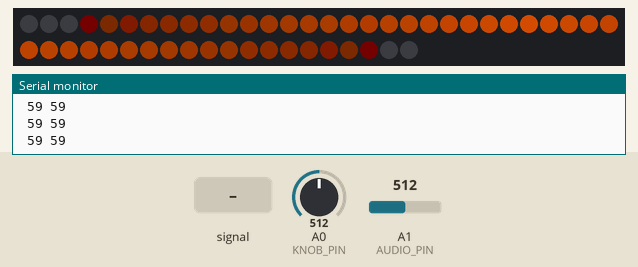
The sketch below on a simulated Arduino Uno, built with avr-gcc and run on an emulated ATmega328P. Shown: 50 RGB LEDs in strip order, left to right, continuing on the next row, the last lines printed to the serial monitor. The test bench sets the inputs (shaded band); at power-on: A0 (KNOB_PIN) = 512, A1 (AUDIO_PIN) = 512. Dim RGB values are drawn brighter than linear; the strip is taken to match the declared colour order.

Above: at 1.2 s.
1.3 s: A1 (AUDIO_PIN) fed a 2 Hz sine of ±306 counts around its level
At 2.4 s:
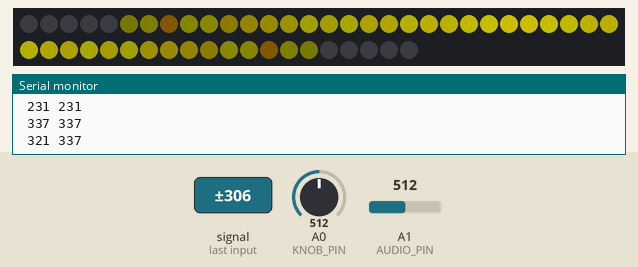
2.9 s: A0 (KNOB_PIN) set to 6
At 4.1 s:
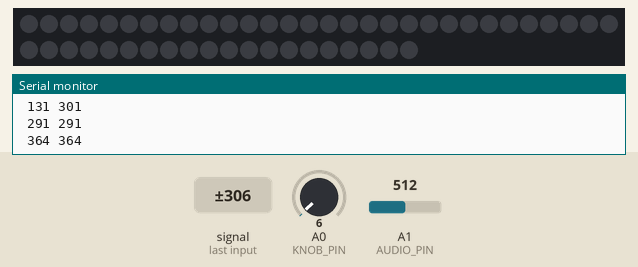
4.4 s: A1 (AUDIO_PIN) set to 803
5.9 s: A1 (AUDIO_PIN) set to 830
At 6.7 s:
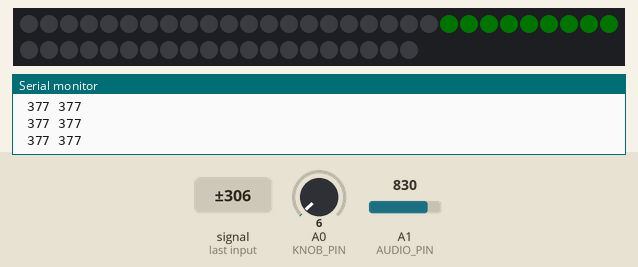
7.4 s: A0 (KNOB_PIN) set to 25
At 10.25 s:
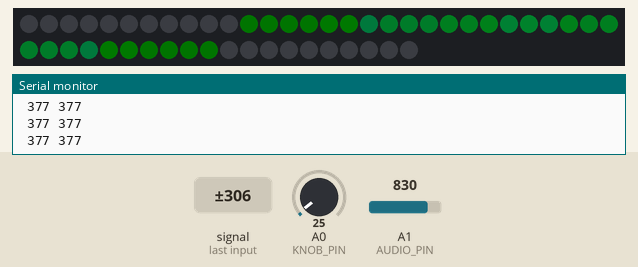
10.4 s: A1 (AUDIO_PIN) fed a 200 Hz sine of ±81 counts around its level
At 12.3 s:
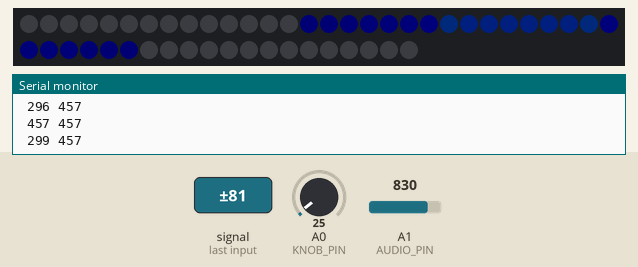

The sketch:

analog_in_test.ino
```cpp
//Program by Michael Bartlett

//Libraries
#include <Adafruit_NeoPixel.h>  //Library to simplify interacting with the LED strand
//#include <Filters.h>
#ifdef __AVR__
#include <avr/power.h>   //Includes the library for power reduction registers if your chip supports them.
#endif                   //More info: http://www.nongnu.org/avr-libc/user-manual/group__avr__power.htlm

//Constants (change these as necessary)
#define LED_PIN   6  //Pin for the pixel strand. Does not have to be analog.
#define LED_TOTAL 50  //Change this to the number of LEDs in your strand.
#define LED_HALF  LED_TOTAL/2
#define AUDIO_PIN A1  //Pin for the envelope of the sound detector
#define KNOB_PIN  A0  //Pin for the trimpot 10K


// defines for setting and clearing register bits
#ifndef cbi
#define cbi(sfr, bit) (_SFR_BYTE(sfr) &= ~_BV(bit))
#endif
#ifndef sbi
#define sbi(sfr, bit) (_SFR_BYTE(sfr) |= _BV(bit))
#endif

//////////<Globals>
//  These values either need to be remembered from the last pass of loop() or
//  need to be accessed by several functions in one pass, so they need to be global.

Adafruit_NeoPixel strand = Adafruit_NeoPixel(LED_TOTAL, LED_PIN, NEO_RGB + NEO_KHZ800);  //LED strand objetc

int gradient = 0; //Used to iterate and loop through each color palette gradually

int num_values = 3;

int recent_volumes[] = {0, 0, 0};
int max_val = 0;

int num_samples = 0;

int volume = 0;    //Holds the volume level read from the sound detector.
int last = 0;      //Holds the value of volume from the previous loop() pass.

float maxVol = 15;     //Holds the largest volume recorded thus far to proportionally adjust the visual's responsiveness.
float knob = 1023.0;   //Holds the percentage of how twisted the trimpot is. Used for adjusting the max brightness.
float avgVol = 0;      //Holds the "average" volume-level to proportionally adjust the visual experience.
float avgBump = 0;     //Holds the "average" volume-change to trigger a "bump."

bool bump = false;     //Used to pass if there was a "bump" in volume

//float filterFrequency = 5.0;
//FilterOnePole lowpassFilter( LOWPASS, filterFrequency );

//////////</Globals>


//////////<Standard Functions>

void setup() {    //Like it's named, this gets ran before any other function.

  Serial.begin(115200); //Sets data rate for serial data transmission.

  strand.begin(); //Initialize the LED strand object.
  strand.show();  //Show a blank strand, just to get the LED's ready for use.
}


void loop() {  //This is where the magic happens. This loop produces each frame of the visual.
  int raw_volume = analogRead(AUDIO_PIN);       //Record the volume level from the sound detector
  raw_volume = abs(raw_volume-503)+50;
//  volume = get_envelope(raw_volume);
  ////
  recent_volumes[num_samples%num_values] = raw_volume;
  max_val = 0;
  for(int i; i < num_values; i++){
    if (max_val < recent_volumes[i]){
       max_val = recent_volumes[i];
//       Serial.println(max_val);
    }
  }
  volume = max_val;
  ////
  num_samples++;
//  volume = envelopeFilter(raw_volume);
//  volume = lowpassFilter.input((float)raw_volume);
  Serial.print(raw_volume);
  Serial.print(" ");
  Serial.println(volume);
  Serial.print(" ");

  knob = analogRead(KNOB_PIN) / 1023.0; //Record how far the trimpot is twisted
  avgVol = (avgVol + volume) / 2.0;     //Take our "average" of volumes.

  //Sets a threshold for volume.
  //  In practice I've found noise can get up to 15, so if it's lower, the visual thinks it's silent.
  //  Also if the volume is less than average volume / 2 (essentially an average with 0), it's considered silent.
  if (volume < avgVol / 2.0 || volume < 15) volume = 0;

  //If the current volume is larger than the loudest value recorded, overwrite
  if (volume > maxVol) maxVol = volume;

  //This is where "gradient" is reset to prevent overflow.
  if (gradient > 1529) {

    gradient %= 1530;

    //Everytime a palette gets completed is a good time to readjust "maxVol," just in case
    //  the song gets quieter; we also don't want to lose brightness intensity permanently
    //  because of one stray loud sound.
    maxVol = (maxVol + volume) / 2.0;
  }

  //If there is a decent change in volume since the last pass, average it into "avgBump"
  if (volume - last > avgVol - last && avgVol - last > 0) avgBump = (avgBump + (volume - last)) / 2.0;

  //if there is a notable change in volume, trigger a "bump"
  bump = (volume - last) > avgBump;

  Pulse();   //Calls the visual to be displayed with the globals as they are.

  gradient++;    //Increments gradient

  last = volume; //Records current volume for next pass

  delay(30);   //Paces visuals so they aren't too fast to be enjoyable
}

//////////</Standard Functions>

//////////<Helper Functions>


//PULSE
//Pulse from center of the strand
void Pulse() {

  fade(0.75);   //Listed below, this function simply dims the colors a little bit each pass of loop()

  //Advances the gradient to the next noticeable color if there is a "bump"
  if (bump) gradient += 64;

  //If it's silent, we want the fade effect to take over, hence this if-statement
  if (volume > 0) {
    uint32_t col = Rainbow(gradient); //Our retrieved 32-bit color

    //These variables determine where to start and end the pulse since it starts from the middle of the strand.
    //  The quantities are stored in variables so they only have to be computed once.
    int start = LED_HALF - (LED_HALF * (volume / maxVol));
    int finish = LED_HALF + (LED_HALF * (volume / maxVol)) + strand.numPixels() % 2;
    //Listed above, LED_HALF is simply half the number of LEDs on your strand. ↑ this part adjusts for an odd quantity.

    for (int i = start; i < finish; i++) {

      //"damp" creates the fade effect of being dimmer the farther the pixel is from the center of the strand.
      //  It returns a value between 0 and 1 that peaks at 1 at the center of the strand and 0 at the ends.
      float damp = float(
                     ((finish - start) / 2.0) -
                     abs((i - start) - ((finish - start) / 2.0))
                   )
                   / float((finish - start) / 2.0);

      //Sets the each pixel on the strand to the appropriate color and intensity
      //  strand.Color() takes 3 values between 0 & 255, and returns a 32-bit integer.
      //  Notice "knob" affecting the brightness, as in the rest of the visuals.
      //  Also notice split() being used to get the red, green, and blue values.
      strand.setPixelColor(i, strand.Color(
                             split(col, 0) * pow(damp, 2.0) * knob,
                             split(col, 1) * pow(damp, 2.0) * knob,
                             split(col, 2) * pow(damp, 2.0) * knob
                           ));
    }
    //Sets the max brightness of all LEDs. If it's loud, it's brighter.
    //  "knob" was not used here because it occasionally caused minor errors in color display.
    strand.setBrightness(255.0 * pow(volume / maxVol, 2));
  }

  //This command actually shows the lights. If you make a new visualization, don't forget this!
  strand.show();
}


//Fades lights by multiplying them by a value between 0 and 1 each pass of loop().
void fade(float damper) {

  //"damper" must be between 0 and 1, or else you'll end up brightening the lights or doing nothing.
  if (damper >= 1) damper = 0.99;

  for (int i = 0; i < strand.numPixels(); i++) {

    //Retrieve the color at the current position.
    uint32_t col = (strand.getPixelColor(i)) ? strand.getPixelColor(i) : strand.Color(0, 0, 0);

    //If it's black, you can't fade that any further.
    if (col == 0) continue;

    float colors[3]; //Array of the three RGB values

    //Multiply each value by "damper"
    for (int j = 0; j < 3; j++) colors[j] = split(col, j) * damper;

    //Set the dampened colors back to their spot.
    strand.setPixelColor(i, strand.Color(colors[0] , colors[1], colors[2]));
  }
}


uint8_t split(uint32_t color, uint8_t i ) {

  //0 = Red, 1 = Green, 2 = Blue

  if (i == 0) return color >> 16;
  if (i == 1) return color >> 8;
  if (i == 2) return color >> 0;
  return -1;
}


//This function simply take a value and returns a gradient color
//  in the form of an unsigned 32-bit integer

//The gradient returns a different, changing color for each multiple of 255
//  This is because the max value of any of the 3 LEDs is 255, so it's
//  an intuitive cutoff for the next color to start appearing.
//  Gradients should also loop back to their starting color so there's no jumps in color.

uint32_t Rainbow(unsigned int i) {
  if (i > 1529) return Rainbow(i % 1530);
  if (i > 1274) return strand.Color(255, 0, 255 - (i % 255));   //violet -> red
  if (i > 1019) return strand.Color((i % 255), 0, 255);         //blue -> violet
  if (i > 764) return strand.Color(0, 255 - (i % 255), 255);    //aqua -> blue
  if (i > 509) return strand.Color(0, 255, (i % 255));          //green -> aqua
  if (i > 255) return strand.Color(255 - (i % 255), 255, 0);    //yellow -> green
  return strand.Color(255, i, 0);                               //red -> yellow
}

int get_envelope(int sample){

}
//////////</Helper Functions>

// 10hz Single Pole Lowpass IIR Filter
float envelopeFilter(float sample) { //10hz low pass
    static float xv[2] = {0,0}, yv[2] = {0,0};
    xv[0] = xv[1];
    xv[1] = sample / 50.f;
    yv[0] = yv[1];
    yv[1] = (xv[0] + xv[1]) + (0.9875119299f * yv[0]);
    return yv[1];
}
```

Measured:
- the behaviour switches between 817 and 818 on A1 (AUDIO_PIN) (found by bisection; images 2 and 3)
- after the input at 1.3 s, the LEDs: first change at once (image 1 shows a later state)
- after the input at 2.9 s, the LEDs: change at once (image 2)
- after the input at 5.9 s, the LEDs: change after 0.08 s (image 3)
- after the input at 7.4 s, the LEDs: first change at once (image 4 shows a later state)
- after the input at 10.4 s, the LEDs: first differ from a run without the input after 0.11 s (image 5 shows a later state)
